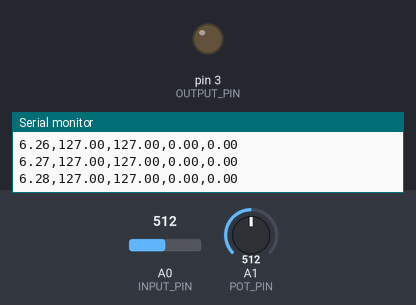
Simulated run of this sketch. Board: Arduino Uno, built with avr-gcc and run on an emulated ATmega328P. On the bench: output pins drawn as LEDs (lit = HIGH), the last lines printed to the serial monitor. Inputs (shaded band) come from the test bench; at power-on: A0 (INPUT_PIN) = 512, A1 (POT_PIN) = 512.

Above: at 6.3 s.
6.4 s: A0 (INPUT_PIN) set to 498
At 6.59 s:
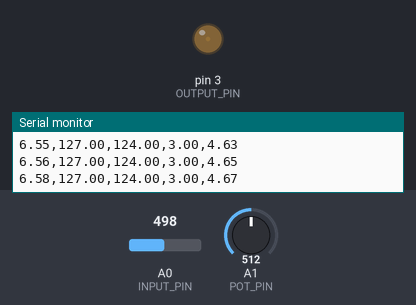
9.4 s: A1 (POT_PIN) set to 716
At 10.11 s:
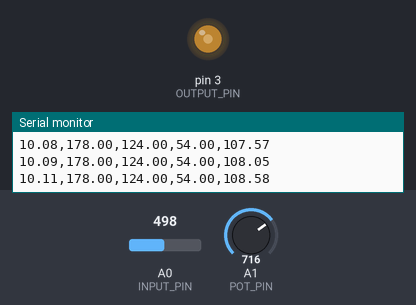
12.4 s: A1 (POT_PIN) set to 511
15.4 s: A0 (INPUT_PIN) set to 245
At 16.0 s:
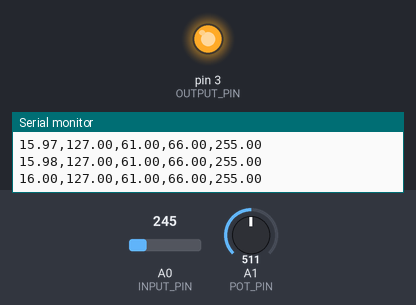
17.2 s: A1 (POT_PIN) set to 416
20.2 s: A1 (POT_PIN) set to 391
Timing chart, 0 to 22.7 s (numbered marks = the images above; inputs shaded):
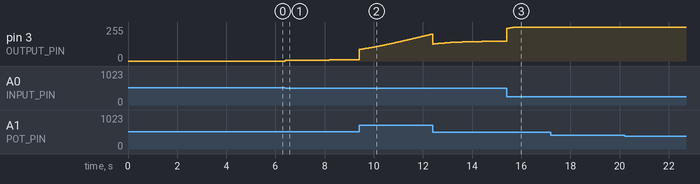

Measured:
- after the input at 6.4 s, pin 3 (OUTPUT_PIN): moves from 0/255 to 10/255 over 2.6 s, starting at once

The sketch:

pid_controller_filter_antiwindup_setpointweighting.ino
```cpp
const int INPUT_PIN = A0;  // Analog input pin (sensor)
const int OUTPUT_PIN = 3;  // PWM output pin (controller)
const int POT_PIN = A1;    // Pin where the potentiometer is connected

double dt, last_time;
double integral = 0, previous_error = 0, previous_filtered_derivative = 0, output = 0;
double kp, ki, kd;
double setpoint = 50;

unsigned long startTime;   // To store the start time
unsigned long currentTime; // To calculate the current time

bool use_derivative_filter = true;  // Option to enable or disable derivative filtering
bool use_anti_windup = false;  // Option to enable or disable anti-windup
bool use_reference_weighting = false;  // Option to enable or disable reference weighting

double Kbc;  // Reference anti-windup back-calculation gain
double beta;  // Reference Proportional weighting factor
double alpha; // Reference filter coefficient
void setup()
{
  //kp = 0.67;
  //ki = 0.3;
  //kd = 0.2;
  kp = 1.17;
  ki = 0.7;
  kd = 0.2;
  last_time = 0;
  Kbc = ki; // Anti-windup back-calculation gain formula
  //Kbc = 0.5; // Anti-windup back-calculation gain if 'ki' is not well tunned.
  beta = 0.5;  // Proportional weighting factor
  alpha = 0.02;  // Filter coefficient for derivative action (between 0 and 1)

  Serial.begin(115200);
  analogWrite(OUTPUT_PIN, 0);  // Initializes the output to 0
  startTime = millis();  // Store the start time for time tracking

  // Initial loop to print zeros for system setup phase
  for (int i = 0; i < 50; i++)
  {
    currentTime = (millis() - startTime) / 1000.0;  // Elapsed time in seconds
    Serial.print(currentTime);  // Print elapsed time
    Serial.print(",");
    Serial.println(0);  // Print initial output (0) to establish a baseline
    delay(100);
  }
  delay(100);  // Small delay to allow the system to stabilize

}

void loop()
{
  // Reads the value of the potentiometer (between 0 and 1023) and adjusts the setpoint dynamically.
  setpoint = map(analogRead(POT_PIN), 0, 1023, 0, 255);  // Adjusts the setpoint between 0 and 255 (adjust as necessary)

  double now = millis();
  dt = (now - last_time) / 1000.00;  // Calculates the time interval (dt)
  last_time = now;

  // Reads the sensor value (from 0 to 1023) and maps it to the range of 0 to 255
  double actual = map(analogRead(INPUT_PIN), 0, 1023, 0, 255);
  double error = setpoint - actual;

  // Use the error in the PID calculation
  output = pid_isa(error, actual, setpoint);  // Pass actual and setpoint to the PID function

  analogWrite(OUTPUT_PIN, output);  // Applies the calculated output

  // Send the elapsed time, setpoint, actual, error, and output to the Serial Plotter
  currentTime = millis() - startTime;  // Calculate the time elapsed since the start
  Serial.print(currentTime / 1000.0);  // Print the elapsed time in seconds
  Serial.print(",");                   // Comma separator
  Serial.print(setpoint);              // Print the setpoint value
  Serial.print(",");
  Serial.print(actual);                // Print the actual sensor value
  Serial.print(",");
  Serial.print(error);                 // Print the error
  Serial.print(",");
  Serial.println(output);              // Print the PID output value

  delay(12);  // Insert delay in the circuit (optional, but usually set to a small value)
}

double pid_isa(double error, double actual, double setpoint)
{
  // Proportional term with reference weighting
  double proportional;
  if (use_reference_weighting) {
    proportional = beta * (setpoint - actual);  // Weighted setpoint influence
  } else {
    proportional = error;  // Standard proportional without reference weighting
  }

  // Integral term
  integral += error * dt;

  // Derivative term
  double derivative;
  if (use_derivative_filter) {
    // Apply the derivative filter
    double raw_derivative = (error - previous_error) / dt;
    derivative = alpha * raw_derivative + (1 - alpha) * previous_filtered_derivative;
    previous_filtered_derivative = derivative;
  } else {
    // No filtering, use raw derivative
    derivative = (error - previous_error) / dt;
  }

  previous_error = error;

  // Calculate the PID output with or without filtered derivative
  double output = kp * (proportional + ki * integral + kd * derivative);

  // Limit the output to PWM range (0 to 255)
  double output_saturated = output;

  if (output > 255) output_saturated = 255;
  if (output < 0) output_saturated = 0;

  // Apply anti-windup with back-calculation if enabled
  if (use_anti_windup) {
    integral += Kbc * (output_saturated - output);  // Adjust the integral term based on saturation
  }

  // Apply anti-windup with conditional integration if enabled
  /*if (use_anti_windup) {
    if ((output_saturated < 255 && output_saturated > 0) || (error * output_saturated < 0)) {
      // Only integrate if the output is not saturated or if error helps reduce saturation
      integral += error * dt;  // Update the integral term
    }
  } else {
    // Regular integration without anti-windup
    integral += error * dt;
  }*/

  return output_saturated;  // Return the saturated output
}
```
